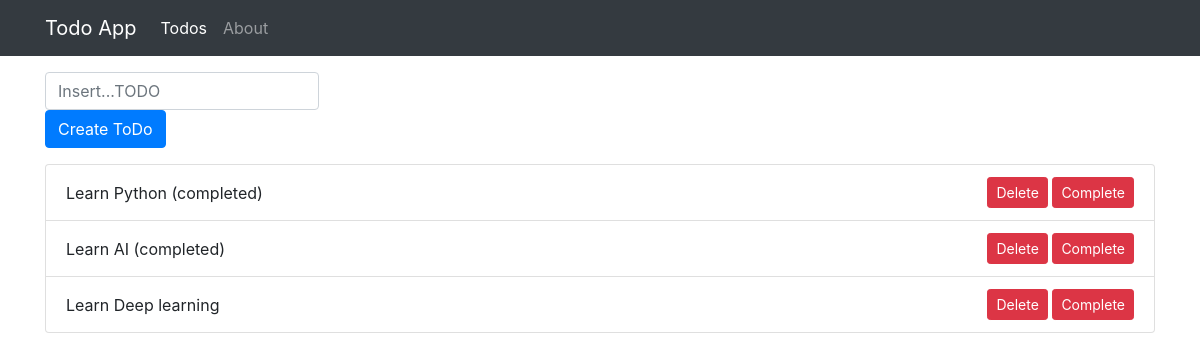
Before: / with the older database file.
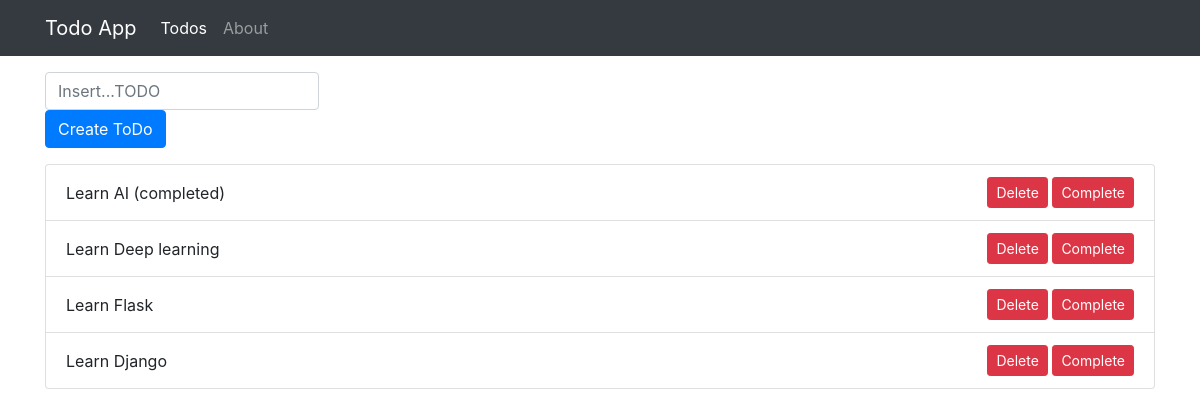
After: the same page with the newer database file.
### todos/models.py (models this page shows, shortened)
class ToDo(models.Model):
    title = models.CharField(max_length=100)
    is_completed = models.BooleanField(default=False)

### todos/views.py (the view)
# urls.py: 2. Add a URL to urlpatterns:  path('', views.home, name='home')
def home(request):
    todos = ToDo.objects.all()
    return render(request, 'todos/home.html', {
        'name':'Jakhonotin',
        'todos':todos
    })

### todos/templates/todos/home.html (shortened to what this page needs)
{%extends 'todos/base.html'%}
{%block content%}
<form action="{% url 'create-todo' %}" method="POST">
    <div class="input-group">
        <div class="input- mb-3">
            <input  name="title" value="{{ request.GET.title }}" type="text" class="form-control" placeholder="Insert...TODO">
            <div class="inpu-group-append">
               <button type="submit" class="btn btn-primary">Create ToDo</button>
            </div>
        </div>
    </div>
</form>
<ul class="list-group">
    {%for todo in todos%}
        <li class="list-group-item d-flex align-items-center justify-content-between">
        {{todo.title}} {% if todo.is_completed %}(completed){%endif%}
        <div>
            <a href="{% url 'delete' todo.pk %}" class="btn btn-sm btn-danger">Delete</a>
            <a href="{% url 'completed' todo.pk %}" class="btn btn-sm btn-danger">Complete</a>
        </div>
        </li>
    {%endfor%}
</ul>
{%endblock%}

Changed rows visible on the page:
removed ToDo: title "Learn Python", is_completed "(completed)"
added ToDo: title "Learn Flask"
added ToDo: title "Learn Django"
